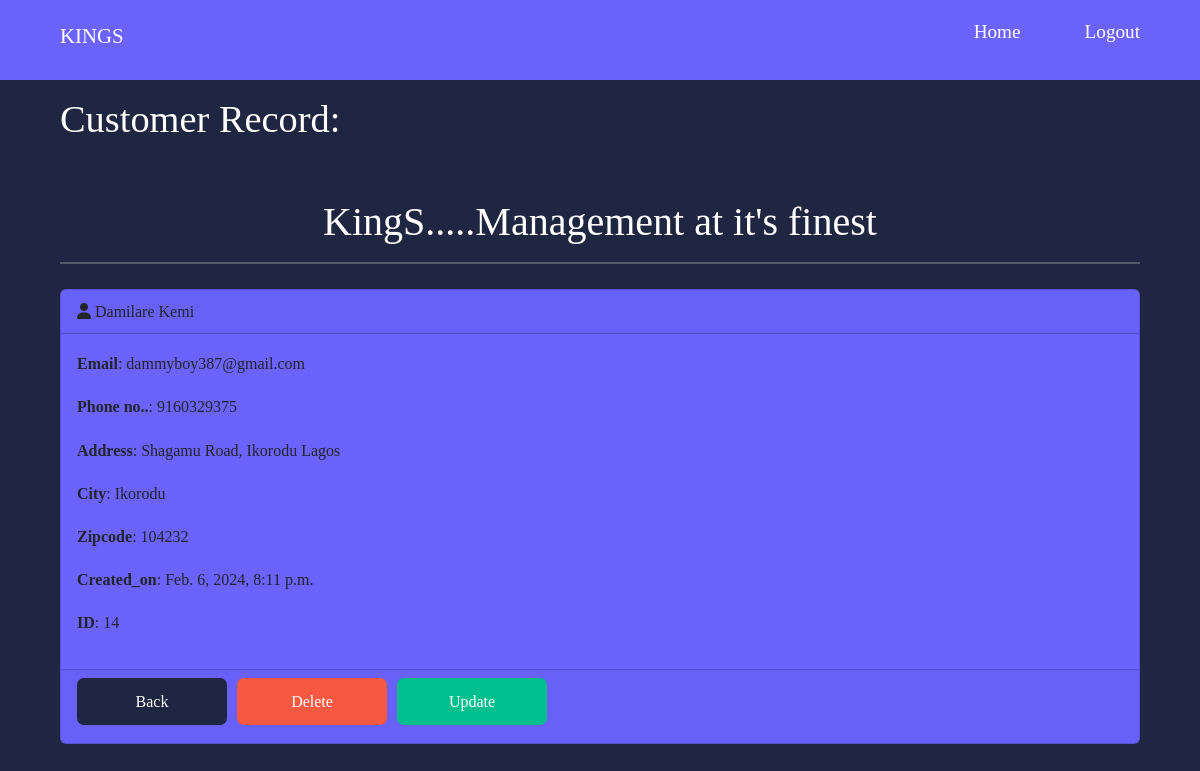
The app's page /app/record/14/ (signed in) with its own data.
### Create/models.py (models this page shows, shortened)
class Record(models.Model):
    created_at = models.DateTimeField(auto_now_add = True)
    firstname = models.CharField(max_length=100)
    lastname = models.CharField(max_length = 100)
    email = models.EmailField()
    phone = models.IntegerField()
    address = models.CharField(max_length = 100)
    city = models.CharField(max_length = 100)
    state = models.CharField(max_length = 100)
    zipcode = models.CharField(max_length = 100)

### Create/views.py (the view)
# urls.py: path('record/', views.getrecords),
def record(request, pk):
    if request.user.is_authenticated:
        record = Record.objects.get(id=pk)
        context = {
            'record':record
        }
        return render(request, 'dashboard/record.html', context)
    else:
        messages.warning(request, 'You must be logged in...')
        return redirect('apphome')

### template/dashboard/record.html (shortened to what this page needs)
{% extends 'base.html' %}
{% block content %}
<div class="contain header">
    <div class="">
      <h1 class="pt-3">Customer Record:</h1>
    <h1 class="h1 text-white text-center pt-5">
        KingS.....Management at it's finest
    </h1>
    <hr>
    <div class="card mb-5" style="background: #6c63ff;">
        <div class="card-header"><i class="fas fa-user"></i>  {{ record.firstname }} {{ record.lastname }}</div>
        <div class="card-body">
            <div class="card-text">
                <p><strong>Email</strong>: {{ record.email }}</p>
            </div>
            <div class="card-text">
                <p><strong>Phone no..</strong>: {{ record.phone }}</p>
            </div>
            <div class="card-text">
                <p><strong>Address</strong>: {{ record.address }}</p>
            </div>
            <div class="card-text">
                <p><strong>City</strong>: {{ record.city }}</p>
            </div>
            <div class="card-text">
                <p><strong>Zipcode</strong>: {{ record.zipcode }}</p>
            </div>
            <div class="card-text">
                <p><strong>Created_on</strong>: {{ record.created_at }}</p>
            </div>
            <div class="card-text">
                <p><strong>ID</strong>: {{ record.id }}</p>
            </div>
        </div>
        <div class="card-footer" style="display: flex; gap: 10px;">
            <a href="{% url 'apphome' %}" class="btns" style="width: 150px; background: #1f2641;">Back</a>
            <a href="{% url 'appdelete' record.id %}" class="btns" style="width: 150px; background: #f75842;">Delete</a>
            <a href="{% url 'appupdate' record.id %}" class="btns" style="width: 150px; background: #00bf8e;">Update</a>
        </div>
      </div>
    </div>
</div>
{% endblock %}

### static/css/style.css (style rules this page uses)
* { margin: 0; padding: 0; border: 0; outline: 0; text-decoration: none; list-style-type: none; box-sizing: border-box; }
:root { --color-primary: #6c63ff; --color-success: #00bf8e; --color-warning: #f7c94b; --color-danger: #f75842; --color-danger-variant: rgba(247, 88, 66, 0.4); --color-white: #fff; --color-light: rgba(225, 225, 225, 0.7); --color-black: #000; --color-bg: #1f2641; --color-bg1: #2e3267; --color-bg2: #424890; --transition: all 400ms ease; --container-width-lg: 90%; --container-width-md: 90%; --container-width-sm: 94%; --container-width-sms: 100%; }
body { font-family: cursive; line-height: 1.7; color: var(--color-white); background: var(--color-bg); }
.contain { width: var(--container-width-lg); margin: 0 auto; }
h1, h2, h3, h4, h5 { line-height: 1.2; }
h1 { font-size: 2.4rem; }
a { color: var(--color-white); text-decoration: none; }
.header { position: relative; top: 5rem; overflow: hidden; margin-bottom: 5rem; }
hr { border: 1px solid #f1f1f1; margin-bottom: 25px; }
.btns { display: block; width: 20%; background: var(--color-primary); color: var(--color-white); padding: 10px; margin-bottom: 10px; text-align: center; border-radius: 7px; }

### records on screen
Record: firstname "Damilare", lastname "Kemi", email "dammyboy387@gmail.com", phone "9160329375", address "Shagamu Road, Ikorodu Lagos", city "Ikorodu", zipcode "104232", created_at "Feb. 6, 2024, 8:11 p.m.", id "14"
